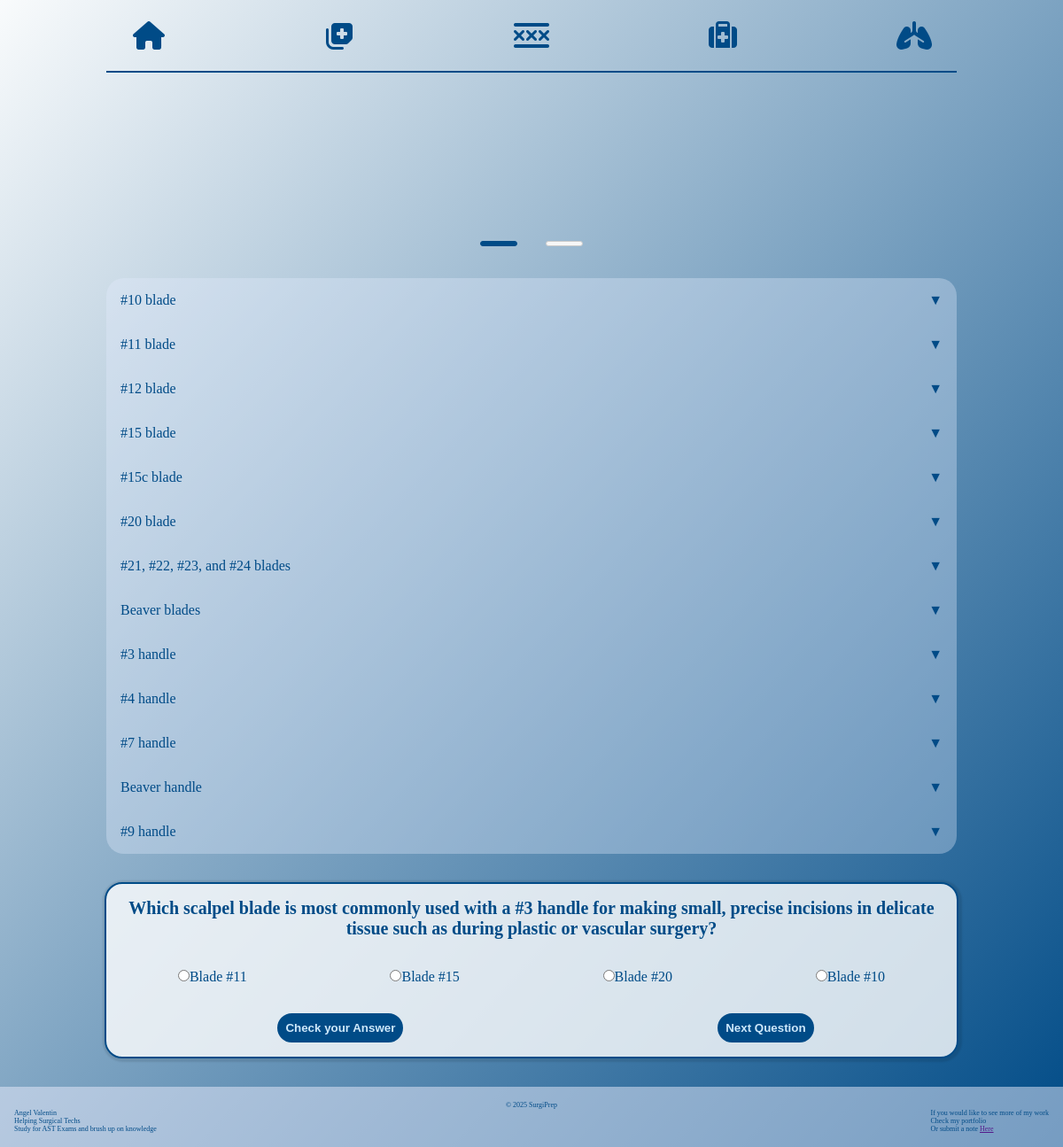
/instruments/scalpels-and-blade-handles/, run on the app's committed database.
### instruments/models.py (models this page shows, shortened)
class Instrument(models.Model):
    name = models.CharField(max_length=100)
    instrument_type = models.ForeignKey(InstrumentType, on_delete=models.CASCADE, blank=True, null=True)
    specialties = models.ManyToManyField(Specialty, related_name='instruments')
    image = models.ImageField(upload_to='instrument_images/', blank=True, null=True)
    model_embed_code1 = models.TextField(blank=True, null=True)
    model_embed_code2 = models.TextField(blank=True, null=True)
    model_embed_code3 = models.TextField(blank=True, null=True)
    def get_embed_codes(self):
        return [code for code in [self.model_embed_code1, self.model_embed_code2, self.model_embed_code3] if code]

class Instrument_NameAndDescription(models.Model):
    instrumentType = models.ForeignKey(InstrumentType, on_delete=models.CASCADE)
    specificInstrument = models.CharField(max_length=100)
    description = models.TextField(blank=False)

class QuizQuestion(models.Model):
    instrument = models.ForeignKey(Instrument, on_delete=models.CASCADE, related_name='questions')
    question_text = models.TextField()

class QuizChoice(models.Model):
    question = models.ForeignKey(QuizQuestion, on_delete=models.CASCADE, related_name='choices')
    choice_text = models.CharField(max_length=255)
    is_correct = models.BooleanField(default=False)

### instruments/views.py (the view)
# urls.py: path('<slug:slug>/', views.instrument_main_view, name='instrument_main'),
def instrument_main_view(request, slug):
    InstrumentTypes = get_object_or_404(InstrumentType, slug=slug)
    instruments = Instrument.objects.filter(instrument_type__slug=slug)
    name_and_descriptions = Instrument_NameAndDescription.objects.filter(instrumentType=InstrumentTypes)
    questions = QuizQuestion.objects.filter(instrument__in=instruments)
    question = random.choice(questions) if questions.exists() else None
    choices = list(question.choices.all()) if question else []
    random.shuffle(choices)
    return render(request, 'pages/instruments/instrument-main.html', {
        'InstrumentTypes': InstrumentTypes,
        'instruments': instruments,
        'name_and_descriptions': name_and_descriptions,
        'question': question,
        'choices': choices,
        })

### templates/pages/instruments/instrument-main.html (shortened to what this page needs)
{% extends 'base.html' %}
{% load static %}
{% block css %}
<link rel="stylesheet" href="{% static 'css/instruments/instrument-main.css' %}">
{% endblock %}
{% block content %}
<h1 class="specialty-name">{{ specialty.name }}</h1>
<div class="instrument-main">
    <div class="carousel">
        {% for instrument in instruments %}
            {% with embed_codes=instrument.get_embed_codes %}
            <div class="slides">
                {% for code in embed_codes %}
                <div class="slide" id="s{{ forloop.counter }}">
                    {{ code|safe }}
                </div>
                {% endfor %}
            </div>
        <div class="navigation">
                {% for code in embed_codes %}
                    <label for="slide{{forloop.counter}}"></label>
                {% endfor %}
        </div>
            {% endwith %}
        {% endfor %}
    </div>
    <div class="Instrument_description">
        <div class="accordion">
        {% for item in name_and_descriptions %}
            <div class="accordion-item">
              <div class="accordion-header">
                <span>{{ item.specificInstrument }}</span>
                <span class="accordion-icon">▼</span>
              </div>
            </div>
        {% endfor %}
        </div>
    </div>
    <div class="question_container">
        <form action="" method="post">
            <h5>{{ question.question_text }}</h5>
            <br>
            <div class="choice_container">
                {% for c in choices %}
                <label class="choiceLabel"><input type="radio"
                    name="choice"
                    data-is-correct="{{ c.is_correct|yesno:'true,false' }}"
                    >{{ c.choice_text }}</label>
                {% endfor %}
            </div>
            <div class="btnGroup">
                <button type="button" class="questionBtn" id="checkBtn">Check your Answer</button>
                <button type="submit">Next Question</button>
            </div>
        </form>
    </div>
</div>
{% endblock %}

### templates/base.html (shortened to what this page needs)
{% load static %}
<!DOCTYPE html>
<html lang="en">
<head>
    <link rel="stylesheet" href="{% static 'css/base.css' %}">
    <link rel="stylesheet" href="https://cdnjs.cloudflare.com/ajax/libs/font-awesome/6.7.2/css/all.min.css" />
    {% block css %}
    {% endblock %}
    <link rel="stylesheet" href="{% static 'css/mediaQueries.css' %}">
</head>
<body>
    <header>
        <nav class="navbar">
            <ul class="nav-links">
                <li><a href="{% url 'home' %}">
                    <i class="fa-solid fa-house"></i>
                </a></li>
                <li><a href="{% url 'flashcard_home' %}">
                    <i class="fa-solid fa-notes-medical"></i>
                </a></li>
                <li><a href="">
                    <i class="fa-solid fa-xmarks-lines"></i>
                </a></li>
                <li><a href="{% url 'instrument_hub' %}">
                    <i class="fa-solid fa-suitcase-medical"></i>
                </a></li>
                <li><a href="{% url 'anatomy_main' %}">
                    <i class="fa-solid fa-lungs"></i>
                </a></li>
            </ul>
        </nav>
    </header>
    <main>
        {% block content %}
        {% endblock %}
    </main>
    <footer>
        <p>&copy; 2025 SurgiPrep</p>
        <div class="linkContainer">
            <div class="links1">
                <ul>
                    <li>Angel Valentin</li>
                    <li>Helping Surgical Techs</li>
                    <li>Study for AST Exams and brush up on knowledge</li>
                </ul>
            </div>
            <div class="links2">
                <ul>
                    <li>If you would like to see more of my work</li>
                    <li>Check my <a>portfolio</a></li>
                    <li>Or submit a note <a href="">Here</a></li>
                </ul>
            </div>
        </div>
    </footer>
</body>
</html>

### static/css/base.css (style rules this page uses)
* { margin: 0; padding: 0; }
:root { --primary-blue: #0078D4; --blue-light: #CDE8FB; --blue-bg: #f9fbfc; --blue-mid: #90CDF4; --text-dark: #1A1A1A; --navy: #004B87; --white: #FFFFFF; --blue-green: #e6f7f7; --font-main: 'Inter', sans-serif; }
body { background: linear-gradient(to bottom right, #f9fbfc, var(--navy)); color: var(--navy); overscroll-behavior: none; }
.navbar { height: 5rem; width: 100vw; display: flex; justify-content: space-between; overflow: hidden; }
.nav-links { width: 90%; display: flex; flex-direction: row; align-items: center; list-style: none; }
.nav-links a { text-decoration: none; }
.nav-links li { flex: 1 1; transition: transform 0.5s ease; display: flex; justify-content: center; }
.nav-links i { color: var(--navy); font-size: 2rem; }
footer { padding: 1rem; color: var(--navy); background-color: rgba(235, 237, 253, 0.5); font-size: 0.5rem; }
footer p { text-align: center; }
.linkContainer { display: flex; justify-content: space-between; }
.links1 li { list-style: none; }
.links2 li { list-style: none; }

### static/css/instruments/instrument-main.css (style rules this page uses)
.instrument-main { width: 100vw; height: fit-content; display: flex; flex-direction: column; align-items: center; }
.specialty-name { width: 80%; text-align: center; margin: 0 auto 2rem auto; border-bottom: 2px solid var(--navy); }
.carousel { width: 600px; height: 200px; }
.slides { position: relative; height: 150px; width: 100%; }
.slide { display: none; position: absolute; width: 100%; height: 100%; }
.slide iframe { width: 100%; height: 100%; }
#slide1:checked ~ .slides #s1, #slide2:checked ~ .slides #s2, #slide3:checked ~ .slides #s3 { display: block; }
.navigation { display: flex; justify-content: center; gap: 2rem; margin-top: 0.5rem; }
.navigation label { padding: 2px 20px; border: 1px solid #ccc; background-color: #f7f7f7; cursor: pointer; border-radius: 4px; transition: background-color 0.3s; }
#slide1:checked ~ .navigation label[for="slide1"], #slide2:checked ~ .navigation label[for="slide2"], #slide3:checked ~ .navigation label[for="slide3"] { background-color: var(--navy); border-color: var(--navy); }
.Instrument_description { width: 80%; background-color: #e1e9fd58; border-radius: 20px; }
.accordion { width: 100%; }
.accordion-header { display: flex; justify-content: space-between; padding: 1rem; }
.question_container { width: 80%; background-color: rgba(255, 255, 255, 0.8); margin: 2rem 0; border-radius: 20px; border: 2px solid var(--navy); box-shadow: 1px 1px 2px 3px rgba(0, 0, 0, 0.1); }
.choice_container { display: flex; justify-content: space-around; margin-bottom: 2rem; }
form h5 { text-align: center; padding: 1rem; font-size: 1.25rem; }
.btnGroup { width: 100%; display: flex; justify-content: space-around; margin: 1rem; }
.btnGroup button { padding: 7px; background-color: var(--navy); color: var(--blue-light); font-weight: bold; border-radius: 20px; border: 2px solid var(--navy); transition: transform .1s ease-in-out; }

### static/css/mediaQueries.css (style rules this page uses)
@media (min-width: 601px) and (max-width: 1200px) { html { font-size: 16px; } }
@media (min-width: 601px) and (max-width: 1200px) { .navbar { justify-content: space-around; } }

### data on the page
Instrument_NameAndDescription: specificInstrument "#10 blade"
Instrument_NameAndDescription: specificInstrument "#11 blade"
Instrument_NameAndDescription: specificInstrument "#12 blade"
Instrument_NameAndDescription: specificInstrument "#15 blade"
Instrument_NameAndDescription: specificInstrument "#15c blade"
Instrument_NameAndDescription: specificInstrument "#20 blade"
Instrument_NameAndDescription: specificInstrument "#21, #22, #23, and #24 blades"
Instrument_NameAndDescription: specificInstrument "Beaver blades"
Instrument_NameAndDescription: specificInstrument "#3 handle"
Instrument_NameAndDescription: specificInstrument "#4 handle"
Instrument_NameAndDescription: specificInstrument "#7 handle"
Instrument_NameAndDescription: specificInstrument "Beaver handle"
Instrument_NameAndDescription: specificInstrument "#9 handle"
QuizQuestion: question_text "Which scalpel blade is most commonly used with a #3 handle for making small, precise incisions in delicate tissue such as during plastic or vascular surgery?"
QuizChoice: choice_text "Blade #11"
QuizChoice: choice_text "Blade #15"
QuizChoice: choice_text "Blade #20"
QuizChoice: choice_text "Blade #10"
